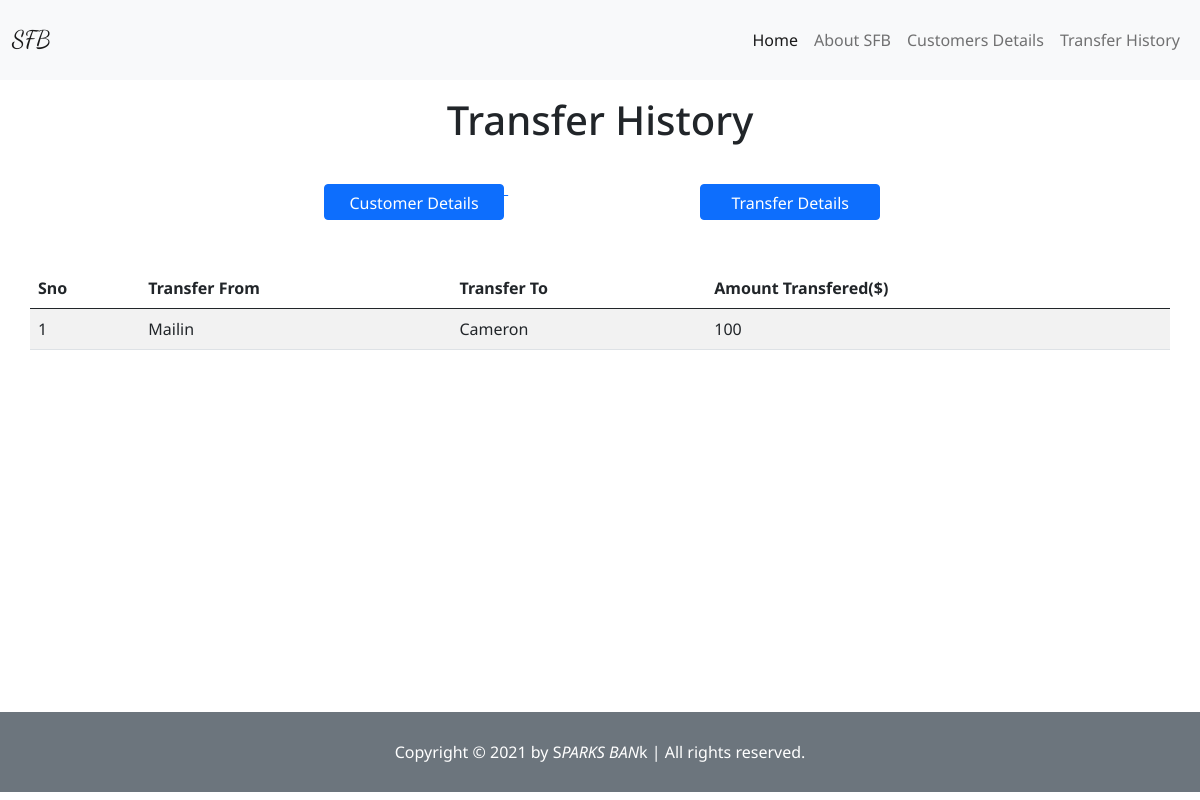
Page /transfer/Mailin on the committed database.
### app.py (models this page shows, shortened)
class transfer_history(db.Model):
    sno = db.Column(db.Integer, primary_key=True)
    transfer_from = db.Column(db.String(500), nullable=False)
    transfer_to = db.Column(db.String(500), nullable=False)
    amount = db.Column(db.Integer, nullable=False)

### app.py (the view)
@app.route("/transfer/<string:name>", methods=['GET', 'POST'])
def transfer(name):
    row = transfer_history.query.filter_by(transfer_from=name).first()
    allrows = transfer_history.query.filter_by(transfer_from=name).all()
    if row == None:
        return render_template("error-404.html")
    return render_template('transfer.html', cst=row, allrows=allrows)

### templates/transfer.html (shortened to what this page needs)
{% extends "index.html" %}
{% block body %}
<h1 class="d-flex justify-content-center my-3">Transfer History</h1>
<a href="/customers"><button type="button" class="btn-1 btn btn-primary">Customer Details </button>
</a>
<a href="/transfer"><button type="button" class="btn-2 btn btn-primary">Transfer Details </button>
</a>
<table class="table table-striped container my-5">
    <thead>
        <tr>
            <th scope="col">Sno</th>
            <th scope="col">Transfer From</th>
            <th scope="col">Transfer To</th>
            <th scope="col">Amount Transfered($)</th>
        </tr>
    </thead>
    <tbody>
        {% for cstmer in allrows %}
        <tr>
            <td>{{loop.index}}</td>
            <td>{{cstmer.transfer_from}}</td>
            <td>{{cstmer.transfer_to}}</td>
            <td>{{cstmer.amount}}</td>
        </tr>
        {% endfor %}
    </tbody>
</table>
{% endblock body %}

### static/CSS/style.css (style rules this page uses)
* { margin: 0; padding: 0; font-family: 'Noto Sans', sans-serif; }
.btn-1, .btn-2 { width: 15vw; height: 3vw; }
.btn-1 { margin: 2vw 0 0 27vw !important; }
.btn-2 { margin: 2vw 0 0 16vw !important; }

### rows in the picture
transfer_history: transfer_from "Mailin", transfer_to "Cameron", amount "100"
